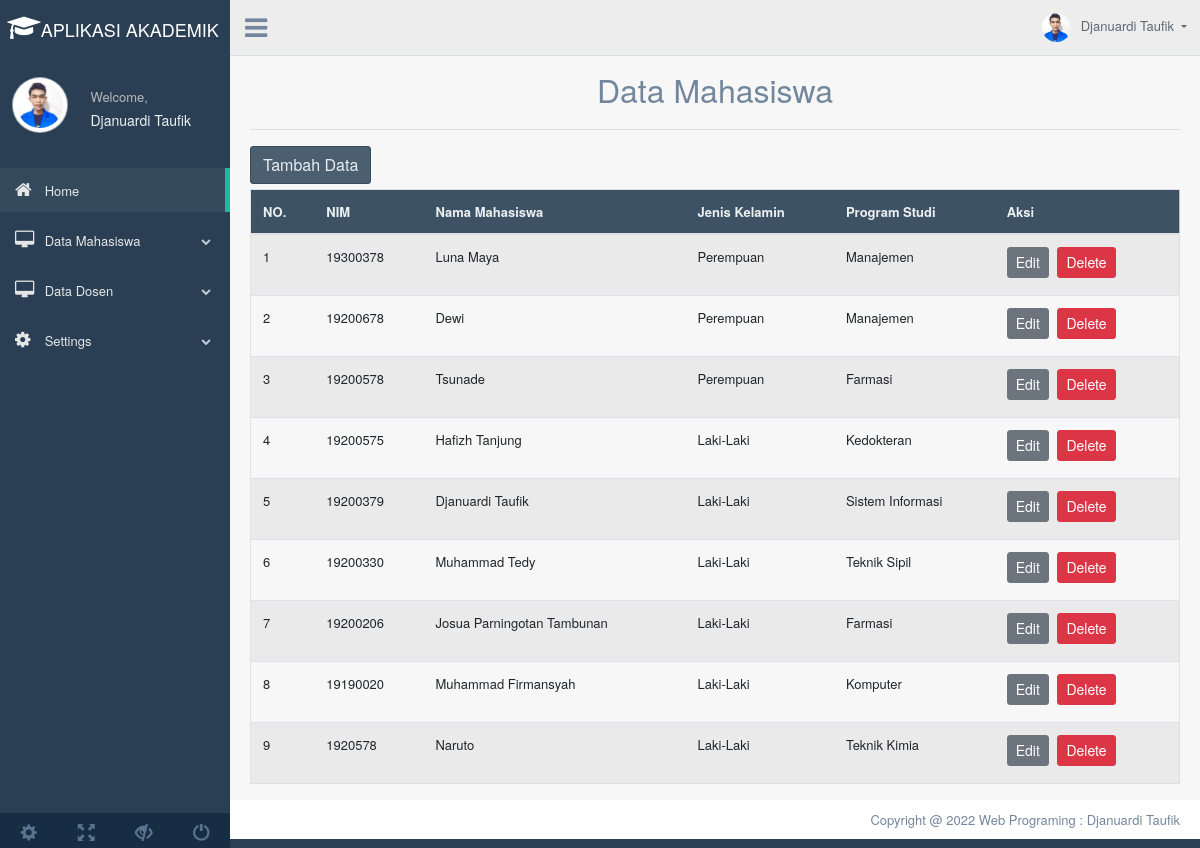
Screenshot of /index.php?page=tampil_mhs with the database file from the repository.
### tables this page shows
CREATE TABLE `mahasiswa` (
  `Nim` int(10) NOT NULL,
  `Nama_Mhs` varchar(50) NOT NULL,
  `Jenis_Kelamin` varchar(50) NOT NULL,
  `Program_Studi` varchar(50) NOT NULL
);

### tampil.php (the view, shortened to what this page needs)
<?php
include('config.php');
?>
	<div class="container" style="margin-top:20px">
		<center><font size="6">Data Mahasiswa</font></center>
		<hr>
		<a href="index.php?page=tambah_mhs"><button class="btn btn-dark right">Tambah Data</button></a>
		<div class="table-responsive">
		<table class="table table-striped jambo_table bulk_action">
			<thead>
				<tr>
					<th>NO.</th>
					<th>NIM</th>
					<th>Nama Mahasiswa</th>
					<th>Jenis Kelamin</th>
					<th>Program Studi</th>
					<th>Aksi</th>
				</tr>
			</thead>
			<tbody>
				<?php
				$sql = mysqli_query($koneksi, "SELECT * FROM mahasiswa ORDER BY Nim DESC") or die(mysqli_error($koneksi));
				if(mysqli_num_rows($sql) > 0){
					$no = 1;
					while($data = mysqli_fetch_assoc($sql)){
						echo '
						<tr>
							<td>'.$no.'</td>
							<td>'.$data['Nim'].'</td>
							<td>'.$data['Nama_Mhs'].'</td>
							<td>'.$data['Jenis_Kelamin'].'</td>
							<td>'.$data['Program_Studi'].'</td>
							<td>
								<a href="index.php?page=edit_mhs&Nim='.$data['Nim'].'" class="btn btn-secondary btn-sm">Edit</a>
								<a href="delete.php?Nim='.$data['Nim'].'" class="btn btn-danger btn-sm" onclick="return confirm(\'Yakin ingin menghapus data ini?\')">Delete</a>
							</td>
						</tr>
						';
						$no++;
					}
				}else{
					echo '
					<tr>
						<td colspan="6">Tidak ada data.</td>
					</tr>
					';
				}
				?>
		</table>
	</div>
	</div>

### index.php (shortened to what this page needs)
<!DOCTYPE html>
<html lang="en">
  <head>
    <link href="assets/bootstrap/dist/css/bootstrap.min.css" rel="stylesheet">
    <link href="assets/font-awesome/css/font-awesome.min.css" rel="stylesheet">
    <link href="assets/nprogress/nprogress.css" rel="stylesheet">
    <link href="assets/iCheck/skins/flat/green.css" rel="stylesheet">
    <link href="assets/bootstrap-progressbar/css/bootstrap-progressbar-3.3.4.min.css" rel="stylesheet">
    <link href="assets/css/custom.min.css" rel="stylesheet">
  </head>
  <body class="nav-md">
    <div class="container body">
      <div class="main_container">
        <div class="col-md-3 left_col">
          <div class="left_col scroll-view">
            <div class="navbar nav_title" style="border: 0;">
            <center>
            &nbsp; <a href="index.php" class="fa fa-mortar-board fa-2x" style="color:#fff;"><span><font size="4.95" color="white" face="Helvetica Neue">APLIKASI AKADEMIK</font></span></a>
            </center>
            </div>
            <div class="profile clearfix">
              <div class="profile_pic">
                <img src="assets/images/ganteng.jpg" alt="..." class="img-circle profile_img">
              </div>
              <div class="profile_info">
                <span>Welcome,</span>
                <h2>Djanuardi Taufik</h2>
              </div>
            </div>
            <br />
            <div id="sidebar-menu" class="main_menu_side hidden-print main_menu">
              <div class="menu_section">
                <ul class="nav side-menu">
                  <li><a href="index.php"><i class="fa fa-home"></i> Home <span class="fa fa-chevron"></span></a>
                  </li>
                  <li><a href="#"><i class="fa fa-desktop"></i> Data Mahasiswa <span class="fa fa-chevron-down"></span></a>
                  </li>
                  <li><a><i class="fa fa-desktop"></i> Data Dosen <span class="fa fa-chevron-down"></span></a>
                  </li>
                  <li><a><i class="fa fa-gear"></i> Settings <span class="fa fa-chevron-down"></span></a>
                  </li>
                </ul>
              </div>
            </div>
            <div class="sidebar-footer hidden-small">
              <a data-toggle="tooltip" data-placement="top" title="Settings" href="#">
                <span class="glyphicon glyphicon-cog" aria-hidden="true"></span>
              </a>
              <a data-toggle="tooltip" data-placement="top" title="FullScreen" href="#">
                <span class="glyphicon glyphicon-fullscreen" aria-hidden="true"></span>
              </a>
              <a data-toggle="tooltip" data-placement="top" title="Lock" href="#">
                <span class="glyphicon glyphicon-eye-close" aria-hidden="true"></span>
              </a>
              <a data-toggle="tooltip" data-placement="top" title="Logout" href="#">
                <span class="glyphicon glyphicon-off" aria-hidden="true"></span>
              </a>
            </div>
          </div>
        </div>
        <div class="top_nav">
          <div class="nav_menu">
              <div class="nav toggle">
                <a id="menu_toggle"><i class="fa fa-bars"></i></a>
              </div>
              <nav class="nav navbar-nav">
              <ul class=" navbar-right">
                <li class="nav-item dropdown open" >
                  <a href="#" class="user-profile dropdown-toggle" aria-haspopup="true" id="navbarDropdown" data-toggle="dropdown" aria-expanded="false">
                    <img src="assets/images/ganteng.jpg" alt="">Djanuardi Taufik
                  </a>
                </li>
              </ul>
            </nav>
          </div>
        </div>
        <div class="right_col" role="main">
      <?php
      $queries = array();
      parse_str($_SERVER['QUERY_STRING'], $queries);
      switch ($queries['page']) {
      	case 'tampil_mhs':
      		include 'tampil.php';
      		break;
        }
        ?>
        </div>
        <footer>
          <div class="pull-right">
            Copyright @ 2022 Web Programing : Djanuardi Taufik
          </div>
          <div class="clearfix"></div>
        </footer>
      </div>
    </div>
  </body>
</html>

### rows the page displays
mahasiswa: Nim "19300378", Nama_Mhs "Luna Maya", Jenis_Kelamin "Perempuan", Program_Studi "Manajemen"
mahasiswa: Nim "19200678", Nama_Mhs "Dewi", Jenis_Kelamin "Perempuan", Program_Studi "Manajemen"
mahasiswa: Nim "19200578", Nama_Mhs "Tsunade", Jenis_Kelamin "Perempuan", Program_Studi "Farmasi"
mahasiswa: Nim "19200575", Nama_Mhs "Hafizh Tanjung", Jenis_Kelamin "Laki-Laki", Program_Studi "Kedokteran"
mahasiswa: Nim "19200379", Nama_Mhs "Djanuardi Taufik", Jenis_Kelamin "Laki-Laki", Program_Studi "Sistem Informasi"
mahasiswa: Nim "19200330", Nama_Mhs "Muhammad Tedy", Jenis_Kelamin "Laki-Laki", Program_Studi "Teknik Sipil"
mahasiswa: Nim "19200206", Nama_Mhs "Josua Parningotan Tambunan", Jenis_Kelamin "Laki-Laki", Program_Studi "Farmasi"
mahasiswa: Nim "19190020", Nama_Mhs "Muhammad Firmansyah", Jenis_Kelamin "Laki-Laki", Program_Studi "Komputer"
mahasiswa: Nim "1920578", Nama_Mhs "Naruto", Jenis_Kelamin "Laki-Laki", Program_Studi "Teknik Kimia"
